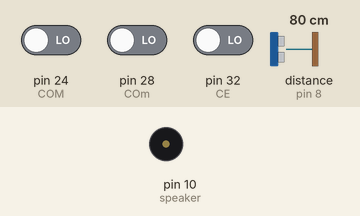
Recording of a sketch running on a simulated Arduino Mega 2560, built with avr-gcc and run on an emulated ATmega2560. Shown: buzzer (waves = sounding). Wiring (inferred from the names in the program): ultrasonic range finder: trigger pin 9; echo pin 8. The inputs (shaded band) are chosen by the test bench; at power-on: distance to the obstacle (sensor on pin 8) 80 cm, pin 24 (COM) LOW, pin 28 (COm) LOW, pin 32 (CE) LOW. The echo pulse lasts 58.3 µs per cm; what the sketch prints to the serial monitor is not drawn.

Above: at 1.2 s.
1.3 s: distance to the obstacle (sensor on pin 8) set to 9 cm
At 2.2 s:
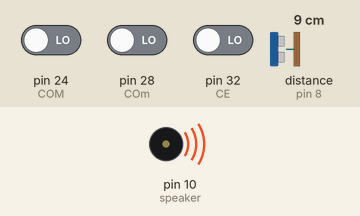
2.8 s: pin 24 (COM) driven HIGH
At 3.8 s:
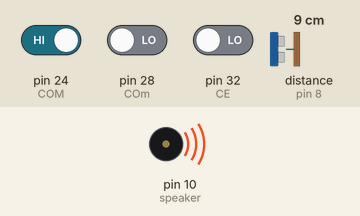
4.7 s: pin 28 (COm) driven HIGH
At 5.8 s:
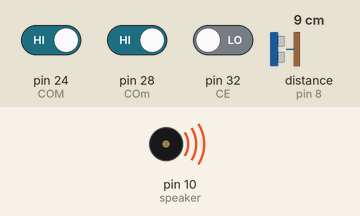
6.7 s: pin 32 (CE) driven HIGH
9.3 s: distance to the obstacle (sensor on pin 8) set to 18 cm
11.7 s: pin 24 (COM) driven LOW
Timing chart, 0 to 15.7 s (numbered marks = the images above; inputs shaded):
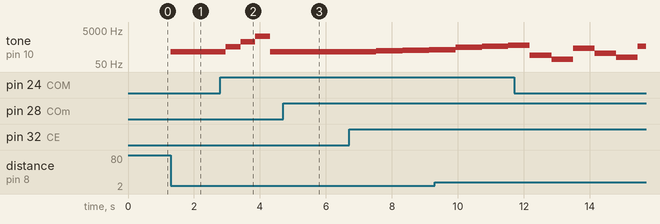

The sketch:

thediato.ino
```cpp
#include "frecuencias.h"
#include "notasmidi.h"


int echo = 8;     // Pin para echo
int trigger = 9; // Pin para trigger
int speaker = 10; // Pin para el buzzer


int CE = 32;  // control de escala
int COM = 24; // control de octava ascendente
int COm = 28; // control de octava descendente

int a = 0;
int b = 0;
int c = 0;
int v;
int x;
unsigned long tiempoRespuesta;
unsigned long distancia,distancia1;
int i= 0;
int o = 0;
bool oct = true;
int limiteInferior = 5;
int limiteSuperior = 45;
int cantidadNotas = 8;

int CM []={NOTE_C4,NOTE_D4,NOTE_E4,NOTE_F4,NOTE_G4,NOTE_A4,NOTE_B4,NOTE_C5}; // Escala Do mayor
int DM []={NOTE_D4,NOTE_E4,NOTE_FS4,NOTE_G4,NOTE_A4,NOTE_B4,NOTE_CS5,NOTE_D5};// Escala Re Mayor
int EM []={NOTE_E4,NOTE_FS4,NOTE_GS4,NOTE_A4,NOTE_B4,NOTE_CS5,NOTE_DS5,NOTE_E5};// Escala Mi Mayor
int FM []={NOTE_F4,NOTE_G4,NOTE_A4,NOTE_AS4,NOTE_C5,NOTE_D5,NOTE_E5,NOTE_F5}; // Escala Fa Mayor
int GM []={NOTE_G4,NOTE_A4,NOTE_B4,NOTE_C5,NOTE_D5,NOTE_E5,NOTE_FS5,NOTE_G5}; // Escala Sol Mayor
int AM []={NOTE_A4,NOTE_B4,NOTE_CS5,NOTE_D5,NOTE_E5,NOTE_FS5,NOTE_GS5,NOTE_A5}; // Escala La Mayor
int BM []={NOTE_B4,NOTE_CS5,NOTE_DS5,NOTE_E5,NOTE_FS5,NOTE_GS5,NOTE_AS5,NOTE_B6};// Escala Si Mayor
// escalas por PWM

int CM_midi []= {DO4,RE4,MI4,FA4,SOL4,LA4,SI4,DO5};
int DM_midi []= {RE4,MI4,FAs4,SOL4,LA4,SI4,DOs5,RE5};// Escala Re Mayor
int EM_midi []= {MI4,FAs4,SOLs4,LA4,SI4,DOs5,REs5,MI5};// Escala Mi Mayor
int FM_midi []= {FA4,SOL4,LA4,LAs4,DO5,RE5,MI5,FA5}; // Escala Fa Mayor
int GM_midi []= {SOL4,LA4,SI4,DO5,RE5,MI5,FAs5,SOL5}; // Escala Sol Mayor
int AM_midi []= {LA4,SI4,DOs5,RE5,MI5,FAs5,SOLs5,LA5}; // Escala La Mayor
int BM_midi []= {SI4,DOs5,REs5,MI5,FAs5,SOLs5,LAs5,SI6};// Escala Si Mayor
// escalas por MIDI.serie

void setup() {
  pinMode(speaker, OUTPUT);
  pinMode(trigger, OUTPUT);
  pinMode(echo, INPUT);
  pinMode(CE, INPUT);
  pinMode(COM, INPUT);
  pinMode (COm, INPUT);
  Serial.begin(115200);
  Serial1.begin(31250);
 }

void loop() {

  a=digitalRead (CE); // boton de escala
 if (a == HIGH){delay (100);}
  if (a == HIGH)            // si toca el boton, suma 1 a i. i seria que escala del 0 al 6 (Do a Si)
  {
   delay(100);
   i++;
   if (i == 7){             // si sobrepasa el valor de 6, vuelve a la primera escala (do)
    i=0;
   }}

   b=digitalRead (COM);
  if (b == HIGH){delay(100);}
   if (b == HIGH){
   oct = true;
   if (b == HIGH){
    delay(50);}
   o++;
   if(o > 3){
    o=0;}
   }

   c=digitalRead (COm);
   if (c == HIGH){delay (100);}
   if (c == HIGH){
   oct = false;
   if (c == HIGH){
    delay(50);}
   o--;

   if ( o < -2){
    o=0;
    oct=true;}
   }

  digitalWrite(trigger, HIGH);            // Enviamos pulso de 10 microsegundos
  delayMicroseconds(10);
  digitalWrite(trigger, LOW);
  tiempoRespuesta = pulseIn(echo, HIGH);  // Y esperamos pulso de vuelta
  distancia = tiempoRespuesta/58;         // Calculo de distancia en cm
  //Serial.print (distancia);


  if (distancia >= limiteInferior && distancia <= limiteSuperior) {
          x=map(distancia,limiteInferior,limiteSuperior,0,((cantidadNotas-1)*10));
              switch(i){
                        case 0:                                                           // para escala 0 (do)
                                if (oct == true ){                                        // para octava +
                                                  tone(speaker, CM[x/10]*(pow(2,o)));     // Envio por PWM
                                                  Serial.write(144);                      // Envio por Serie (midi)
                                                  Serial.write(CM_midi[x/10]+(12*o));     // envia la nota, mas la diferencia de octava + (12*o)
                                                  Serial.write(100);
                                                  Serial.write(176);
                                                  Serial.write(65);
                                                  Serial.write(127);

                                                  delay(300);                             // la nota indefectiblemente, dura xms (MEJORAR)

                                                  Serial.write(144);
                                                  Serial.write(CM_midi[x/10]+(12*o));
                                                  Serial.write(0);

                                                  }


                               if (oct == false ){                                        //para octava -
                                                  tone (speaker, (CM[x/10]*((pow(2,o+1))/2)));
                                                  Serial.write(144);
                                                  Serial.write((CM_midi[x/10]+(12*(o+1))- 12));
                                                  Serial.write(100);
                                                  Serial.write(176);
                                                  Serial.write(65);
                                                  Serial.write(127);

                                                  delay(300);

                                                  Serial.write(144);
                                                  Serial.write((CM_midi[x/10]+(12*(o+1))- 12));
                                                  Serial.write(0);

                                                  }

                         break;
                         case 1:                                                        // ESCALA 1 (RE)
                                if (oct == true ){
                                                  tone(speaker, DM[x/10]*(pow(2,o)));
                                                  Serial.write(144);
                                                  Serial.write(DM_midi[x/10]+(12*o));
                                                  Serial.write(100);
                                                  Serial.write(176);
                                                  Serial.write(65);
                                                  Serial.write(127);

                                                  delay(300);                             // la nota indefectiblemente, dura xms (MEJORAR)

                                                  Serial.write(144);
                                                  Serial.write(DM_midi[x/10]+(12*o));
                                                  Serial.write(0);

                                                  }
                               if (oct == false ){
                                                  tone (speaker, (DM[x/10]*((pow(2,o+1))/2)));
                                                  Serial.write(144);
                                                  Serial.write(DM_midi[x/10]+((12*o)-(12*(o+1))));
                                                  Serial.write(100);
                                                  Serial.write(176);
                                                  Serial.write(65);
                                                  Serial.write(127);

                                                  delay(300);

                                                  Serial.write(144);
                                                  Serial.write(DM_midi[x/10]+((12*o)-(12*(o+1))));
                                                  Serial.write(0);
                                                  }

                        break;
                        case 2:                                                          // ESCALA 2 (MI)
                               if (oct == true ){
                                                 tone(speaker, EM[x/10]*(pow(2,o)));
                                                 Serial.write(144);
                                                 Serial.write(EM_midi[x/10]+(12*o));
                                                 Serial.write(100);
                                                 Serial.write(176);
                                                 Serial.write(65);
                                                 Serial.write(127);

                                                 delay(300);                             // la nota indefectiblemente, dura xms (MEJORAR)

                                                 Serial.write(144);
                                                 Serial.write(EM_midi[x/10]+(12*o));
                                                 Serial.write(0);
                                                 }

                               if (oct == false ){
                                                  tone (speaker, (EM[x/10]*((pow(2,o+1))/2)));
                                                  Serial.write(144);
                                                  Serial.write(EM_midi[x/10]+((12*o)-(12*(o+1))));
                                                  Serial.write(100);
                                                  Serial.write(176);
                                                  Serial.write(65);
                                                  Serial.write(127);

                                                  delay(300);

                                                  Serial.write(144);
                                                  Serial.write(EM_midi[x/10]+((12*o)-(12*(o+1))));
                                                  Serial.write(0);
                                                  }


                        break;
                        case 3:
                               if (oct == true ){                                       // ESCALA 3 (FA)
                                                 tone(speaker, FM[x/10]*(pow(2,o)));
                                                 Serial.write(144);
                                                 Serial.write(FM_midi[x/10]+(12*o));
                                                 Serial.write(100);
                                                 Serial.write(176);
                                                 Serial.write(65);
                                                 Serial.write(127);

                                                 delay(300);                             // la nota indefectiblemente, dura xms (MEJORAR)

                                                 Serial.write(144);
                                                 Serial.write(FM_midi[x/10]+(12*o));
                                                 Serial.write(0);

                                                  }

                              if (oct == false ){
                                                 tone (speaker, (FM[x/10]*((pow(2,o+1))/2)));
                                                 Serial.write(144);
                                                 Serial.write(FM_midi[x/10]+((12*o)-(12*(o+1))));
                                                 Serial.write(100);
                                                 Serial.write(176);
                                                 Serial.write(65);
                                                 Serial.write(127);

                                                 delay(300);

                                                 Serial.write(144);
                                                 Serial.write(FM_midi[x/10]+((12*o)-(12*(o+1))));
                                                 Serial.write(0);
                                                 }

                      break;
                      case 4:                                                           // ESCALA 4 (SOL)
                              if (oct == true ){
                                                tone(speaker, GM[x/10]*(pow(2,o)));
                                                Serial.write(144);
                                                Serial.write(GM_midi[x/10]+(12*o));
                                                Serial.write(100);
                                                Serial.write(176);
                                                Serial.write(65);
                                                Serial.write(127);

                                                delay(300);                             // la nota indefectiblemente, dura xms (MEJORAR)

                                                Serial.write(144);
                                                Serial.write(GM_midi[x/10]+(12*o));
                                                Serial.write(0);
                                                }

                            if (oct == false ){
                                                tone (speaker, (GM[x/10]*((pow(2,o+1))/2)));
                                                Serial.write(144);
                                                Serial.write(GM_midi[x/10]+((12*o)-(12*(o+1))));
                                                Serial.write(100);
                                                Serial.write(176);
                                                Serial.write(65);
                                                Serial.write(127);

                                                delay(300);

                                                Serial.write(144);
                                                Serial.write(GM_midi[x/10]+((12*o)-(12*(o+1))));
                                                Serial.write(0);

                                                }
                      break;
                      case 5:                                                         // ESCALA 5 (LA)
                             if (oct == true ){
                                              tone(speaker, AM[x/10]*(pow(2,o)));
                                              Serial.write(144);
                                              Serial.write(AM_midi[x/10]+(12*o));
                                              Serial.write(100);
                                              Serial.write(176);
                                              Serial.write(65);
                                              Serial.write(127);

                                              delay(300);                             // la nota indefectiblemente, dura xms (MEJORAR)

                                              Serial.write(144);
                                              Serial.write(AM_midi[x/10]+(12*o));
                                              Serial.write(0);


                                              }

                             if (oct == false ){
                                                tone (speaker, (AM[x/10]*((pow(2,o+1))/2)));
                                                Serial.write(144);
                                                Serial.write(AM_midi[x/10]+((12*o)-(12*(o+1))));
                                                Serial.write(100);
                                                Serial.write(176);
                                                Serial.write(65);
                                                Serial.write(127);

                                                delay(300);

                                                Serial.write(144);
                                                Serial.write(AM_midi[x/10]+((12*o)-(12*(o+1))));
                                                Serial.write(0);
                                                }


                     break;
                     case 6:
                            if (oct == true ){
                                              tone(speaker, BM[x/10]*(pow(2,o)));
                                              Serial.write(144);
                                              Serial.write(BM_midi[x/10]+(12*o));
                                              Serial.write(100);
                                              Serial.write(176);
                                              Serial.write(65);
                                              Serial.write(127);

                                              delay(300);                             // la nota indefectiblemente, dura xms (MEJORAR)

                                              Serial.write(144);
                                              Serial.write(BM_midi[x/10]+(12*o));
                                              Serial.write(0);
                                              }

                          if (oct == false ){
                                                tone (speaker, (BM[x/10]*((pow(2,o+1))/2)));
                                                Serial.write(144);
                                                Serial.write(BM_midi[x/10]+((12*o)-(12*(o+1))));
                                                Serial.write(100);
                                                Serial.write(176);
                                                Serial.write(65);
                                                Serial.write(127);

                                                delay(300);

                                                Serial.write(144);
                                                Serial.write(BM_midi[x/10]+((12*o)-(12*(o+1))));
                                                Serial.write(0);

                                              }
                break;

      }

  }
      else{
            noTone(10);
          }


}


/*
 * v=x;
 * do {
 *
        digitalWrite(trigger, HIGH);            // Enviamos pulso de 10 microsegundos
        delayMicroseconds(10);
        digitalWrite(trigger, LOW);
        tiempoRespuesta = pulseIn(echo, HIGH);  // Y esperamos pulso de vuelta
        distancia1 = tiempoRespuesta/58;         // Calculo de distancia en cm


           if (distancia1 >= limiteInferior && distancia1 <= limiteSuperior) {
               v=map(distancia1,limiteInferior,limiteSuperior,0,((cantidadNotas-1)*10));
               Serial.write(176);
               Serial.write(64);
               Serial.write(127);
            }


      }while (v==x)


      ENCENDIDO
      onoff=digitalRead;
      while (onoff==LOW)
      {
      onoff=Digitalread (pinonoff);

      if(onoff==LOW){delay (100);
      onoff=digitalRead (pinonoff);
      }
      delay (500);

      }

      */
```

Source omitted: frecuencias.h (2002 bytes), notasmidi.h (613 bytes)

Measured:
- after the input at 1.3 s, tone on pin 10 (speaker): silent → 262 Hz at once
- after the input at 2.8 s, tone on pin 10 (speaker): 262 Hz → 524 Hz after 0.16 s, → 1048 Hz 0.45 s later, → 2096 Hz 0.45 s later, → 262 Hz 0.45 s later
- after the input at 4.7 s, tone on pin 10 (speaker): stops changing and stays 262 Hz
- after the input at 6.7 s, tone on pin 10 (speaker): 262 Hz → 294 Hz after 0.82 s, → 330 Hz 0.80 s later, → 349 Hz 0.80 s later
